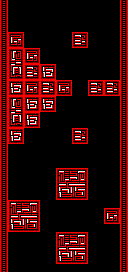

A 2D game scene composited from a Tiled map and its tileset images. What follows is a short description and the map's XML, with every tile layer's data as written:
An orthogonal 16x34 tile map with 8x8 px tiles, 2 tile layers (border, Tile Layer 1) and 20 objects (15x Obstacle, 3x Coin(red), 2x Custom(BgRed)).

<map version="1.4" tiledversion="1.4.3" orientation="orthogonal" renderorder="right-down" width="16" height="34" tilewidth="8" tileheight="8" infinite="0" nextlayerid="6" nextobjectid="36">
 <editorsettings>
  <export target="../../../resources/levels/zones/red/red_medium_3.json" format="ld48-export" />
 </editorsettings>
 <tileset firstgid="1" source="../../tsx/tiles_red.tsx" />
 <objectgroup id="4" name="bg_base">
  <properties>
   <property name="z" type="float" value="-1" />
  </properties>
  <object id="26" name="BG" type="Custom(BgRed)" x="0" y="0" width="128" height="144" />
  <object id="27" name="BG" type="Custom(BgRed)" x="0" y="128" width="128" height="144" />
 </objectgroup>
 <layer id="1" name="border" width="16" height="34">
  <data encoding="csv">
109,0,0,0,0,0,0,0,0,0,0,0,0,0,0,109,
109,0,0,0,0,0,0,0,0,0,0,0,0,0,0,109,
109,0,0,0,0,0,0,0,0,0,0,0,0,0,0,109,
109,0,0,0,0,0,0,0,0,0,0,0,0,0,0,109,
109,0,0,0,0,0,0,0,0,0,0,0,0,0,0,109,
109,0,0,0,0,0,0,0,0,0,0,0,0,0,0,109,
109,0,0,0,0,0,0,0,0,0,0,0,0,0,0,109,
109,0,0,0,0,0,0,0,0,0,0,0,0,0,0,109,
109,0,0,0,0,0,0,0,0,0,0,0,0,0,0,109,
109,0,0,0,0,0,0,0,0,0,0,0,0,0,0,109,
109,0,0,0,0,0,0,0,0,0,0,0,0,0,0,109,
109,0,0,0,0,0,0,0,0,0,0,0,0,0,0,109,
109,0,0,0,0,0,0,0,0,0,0,0,0,0,0,109,
109,0,0,0,0,0,0,0,0,0,0,0,0,0,0,109,
109,0,0,0,0,0,0,0,0,0,0,0,0,0,0,109,
109,0,0,0,0,0,0,0,0,0,0,0,0,0,0,109,
109,0,0,0,0,0,0,0,0,0,0,0,0,0,0,109,
109,0,0,0,0,0,0,0,0,0,0,0,0,0,0,109,
109,0,0,0,0,0,0,0,0,0,0,0,0,0,0,109,
109,0,0,0,0,0,0,0,0,0,0,0,0,0,0,109,
109,0,0,0,0,0,0,0,0,0,0,0,0,0,0,109,
109,0,0,0,0,0,0,0,0,0,0,0,0,0,0,109,
109,0,0,0,0,0,0,0,0,0,0,0,0,0,0,109,
109,0,0,0,0,0,0,0,0,0,0,0,0,0,0,109,
109,0,0,0,0,0,0,0,0,0,0,0,0,0,0,109,
109,0,0,0,0,0,0,0,0,0,0,0,0,0,0,109,
109,0,0,0,0,0,0,0,0,0,0,0,0,0,0,109,
109,0,0,0,0,0,0,0,0,0,0,0,0,0,0,109,
109,0,0,0,0,0,0,0,0,0,0,0,0,0,0,109,
109,0,0,0,0,0,0,0,0,0,0,0,0,0,0,109,
109,0,0,0,0,0,0,0,0,0,0,0,0,0,0,109,
109,0,0,0,0,0,0,0,0,0,0,0,0,0,0,109,
109,0,0,0,0,0,0,0,0,0,0,0,0,0,0,109,
109,0,0,0,0,0,0,0,0,0,0,0,0,0,0,109
</data>
 </layer>
 <layer id="2" name="Tile Layer 1" width="16" height="34">
  <data encoding="csv">
0,0,0,0,0,0,0,0,0,0,0,0,0,0,0,0,
0,0,0,0,0,0,0,0,0,0,0,0,0,0,0,0,
0,0,0,0,0,0,0,0,0,0,0,0,0,0,0,0,
0,0,0,0,0,0,0,0,0,0,0,0,0,0,0,0,
0,223,224,0,0,0,0,0,0,112,113,0,0,0,0,0,
0,260,261,0,0,0,0,0,0,149,150,0,0,0,0,0,
0,9,10,223,224,0,0,0,0,0,0,0,0,0,0,0,
0,46,47,260,261,0,0,0,0,0,0,0,0,0,0,0,
0,83,84,112,113,1,2,0,0,0,0,0,0,0,0,0,
0,120,121,149,150,38,39,0,0,0,0,0,0,0,0,0,
0,1,2,223,224,112,113,223,224,0,0,112,113,112,113,0,
0,38,39,260,261,149,150,260,261,0,0,149,150,149,150,0,
0,9,10,1,2,1,2,0,0,0,0,0,0,0,0,0,
0,46,47,38,39,38,39,0,0,0,0,0,0,0,0,0,
0,83,84,1,2,0,0,0,0,0,0,0,0,0,0,0,
0,120,121,38,39,0,0,0,0,0,0,0,0,0,0,0,
0,1,2,0,0,0,0,0,0,112,113,0,0,0,0,0,
0,38,39,0,0,0,0,0,0,149,150,0,0,0,0,0,
0,0,0,0,0,0,0,0,0,0,0,0,0,0,0,0,
0,0,0,0,0,0,0,0,0,0,0,0,0,0,0,0,
0,0,0,0,0,0,0,0,0,0,0,0,0,0,0,0,
0,0,0,0,0,0,0,18,19,20,21,0,0,0,0,0,
0,0,0,0,0,0,0,55,56,57,58,0,0,0,0,0,
0,0,0,0,0,0,0,92,93,94,95,0,0,0,0,0,
0,0,0,0,0,0,0,129,130,131,132,0,0,0,0,0,
0,18,19,20,21,0,0,0,0,0,0,0,0,0,0,0,
0,55,56,57,58,0,0,0,0,0,0,0,0,223,224,0,
0,92,93,94,95,0,0,0,0,0,0,0,0,260,261,0,
0,129,130,131,132,0,0,0,0,0,0,0,0,0,0,0,
0,0,0,0,0,0,0,18,19,20,21,0,0,0,0,0,
0,0,0,0,0,0,0,55,56,57,58,0,0,0,0,0,
0,0,0,0,0,0,0,92,93,94,95,0,0,0,0,0,
0,0,0,0,0,0,0,129,130,131,132,0,0,0,0,0,
0,0,0,0,0,0,0,0,0,0,0,0,0,0,0,0
</data>
 </layer>
 <objectgroup id="3" name="pickups">
  <object id="5" name="pickup" type="Coin(red)" x="72" y="80" width="16" height="16" />
  <object id="33" name="pickup" type="Coin(red)" x="104" y="192" width="16" height="16" />
  <object id="34" name="pickup" type="Coin(red)" x="104" y="224" width="16" height="16" />
 </objectgroup>
 <objectgroup id="5" name="obstacles">
  <object id="14" name="obstacle" type="Obstacle" x="8" y="200" width="32" height="32" />
  <object id="15" name="obstacle" type="Obstacle" x="56" y="168" width="32" height="32" />
  <object id="16" name="obstacle" type="Obstacle" x="56" y="232" width="32" height="32" />
  <object id="17" name="obstacle" type="Obstacle" x="8" y="64" width="48" height="48" />
  <object id="18" name="obstacle" type="Obstacle" x="8" y="48" width="16" height="16" />
  <object id="19" name="obstacle" type="Obstacle" x="24" y="48" width="16" height="16" />
  <object id="20" name="obstacle" type="Obstacle" x="8" y="32" width="16" height="16" />
  <object id="21" name="obstacle" type="Obstacle" x="72" y="32" width="16" height="16" />
  <object id="22" name="obstacle" type="Obstacle" x="56" y="80" width="16" height="16" />
  <object id="23" name="obstacle" type="Obstacle" x="24" y="112" width="16" height="16" />
  <object id="24" name="obstacle" type="Obstacle" x="8" y="112" width="16" height="16" />
  <object id="25" name="obstacle" type="Obstacle" x="8" y="128" width="16" height="16" />
  <object id="29" name="obstacle" type="Obstacle" x="72" y="128" width="16" height="16" />
  <object id="31" name="obstacle" type="Obstacle" x="104" y="208" width="16" height="16" />
  <object id="35" name="obstacle" type="Obstacle" x="88" y="80" width="32" height="16" />
 </objectgroup>
</map>
